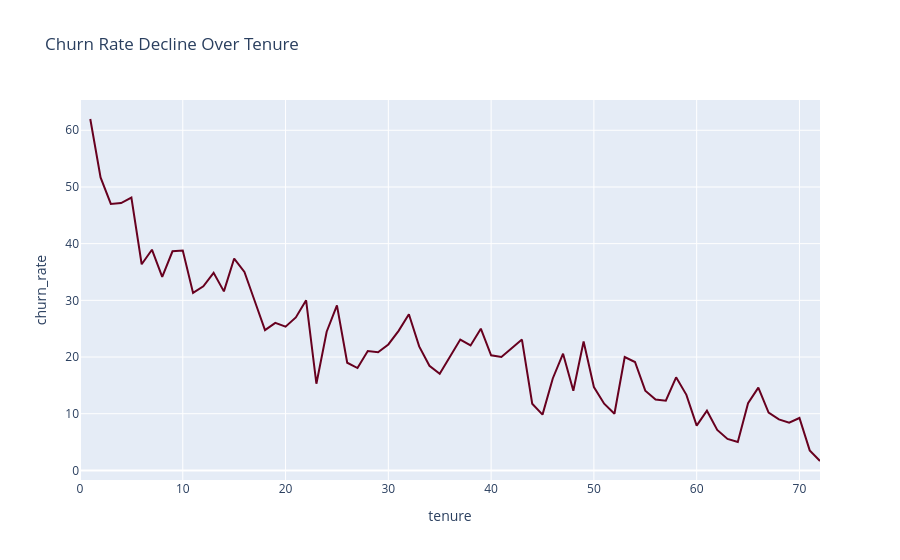

Write notebook code for a chart like this one.
### Code cell
tenure_churn_pct = (tenure_churn['Yes'] * 100).reset_index()
tenure_churn_pct.columns = ['tenure', 'churn_rate']
fig=px.line(tenure_churn_pct, x='tenure', y='churn_rate',
             title='Churn Rate Decline Over Tenure', 
             labels={'x': 'Tenure (months)', 'y': 'Churn Rate', 'color': 'Churn'},
             color_discrete_sequence=px.colors.sequential.RdBu)
fig.show()

### Figure 1 — Plotly figure (JSON) as saved in the notebook; plotly's stock layout.template omitted (floating-point values rounded to 4 significant figures)
{"data": [{"hovertemplate": "tenure=%{x}<br>churn_rate=%{y}<extra></extra>", "legendgroup": "", "line": {"color": "rgb(103,0,31)", "dash": "solid"}, "marker": {"symbol": "circle"}, "mode": "lines", "name": "", "orientation": "v", "showlegend": false, "type": "scatter", "x": [0, 1, 2, 3, 4, 5, 6, 7, 8, 9, 10, 11, 12, 13, 14, 15, 16, 17, 18, 19, 20, 21, 22, 23, 24, 25, 26, 27, 28, 29, 30, 31, 32, 33, 34, 35, 36, 37, 38, 39, 40, 41, 42, 43, 44, 45, 46, 47, 48, 49, 50, 51, 52, 53, 54, 55, 56, 57, 58, 59, 60, 61, 62, 63, 64, 65, 66, 67, 68, 69, 70, 71, 72], "xaxis": "x", "y": [null, 61.99, 51.68, 47, 47.16, 48.12, 36.36, 38.93, 34.15, 38.66, 38.79, 31.31, 32.48, 34.86, 31.58, 37.37, 35, 29.89, 24.74, 26.03, 25.35, 26.98, 30, 15.29, 24.47, 29.11, 18.99, 18.06, 21.05, 20.83, 22.22, 24.62, 27.54, 21.88, 18.46, 17.05, 20, 23.08, 22.03, 25, 20.31, 20, 21.54, 23.08, 11.76, 9.836, 16.22, 20.59, 14.06, 22.73, 14.71, 11.76, 10, 20, 19.12, 14.06, 12.5, 12.31, 16.42, 13.33, 7.895, 10.53, 7.143, 5.556, 5, 11.84, 14.61, 10.2, 9, 8.421, 9.244, 3.529, 1.657], "yaxis": "y"}], "layout": {"legend": {"tracegroupgap": 0}, "title": {"text": "Churn Rate Decline Over Tenure"}, "xaxis": {"anchor": "y", "domain": [0, 1], "title": {"text": "tenure"}}, "yaxis": {"anchor": "x", "domain": [0, 1], "title": {"text": "churn_rate"}}}}
